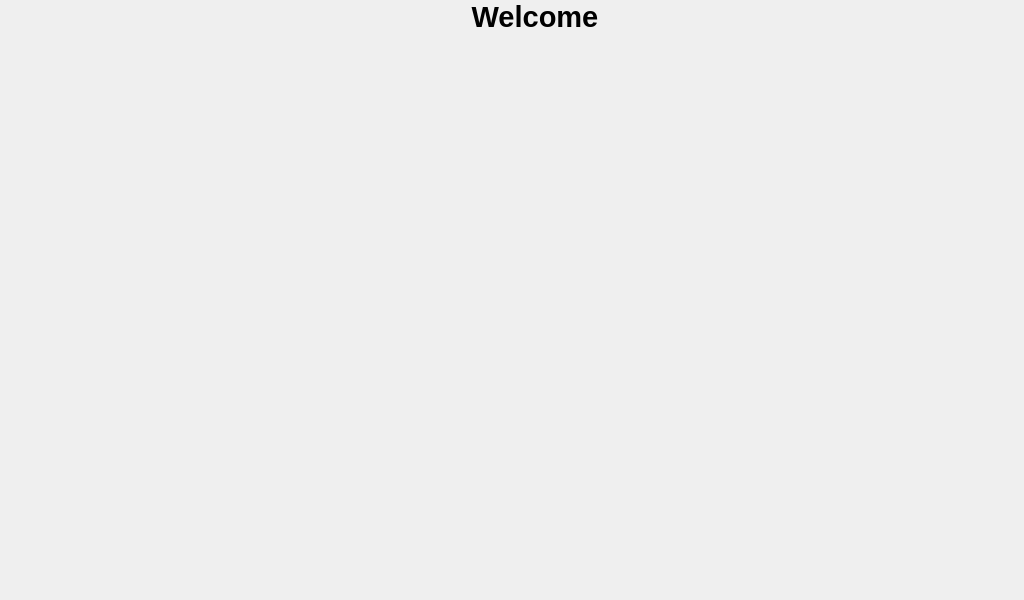
<?xml version="1.0" encoding="UTF-8"?>
<ui version="4.0">
 <class>selfserveInstruct</class>
 <widget class="QWidget" name="selfserveInstruct">
  <property name="geometry">
   <rect>
    <x>0</x>
    <y>0</y>
    <width>1024</width>
    <height>600</height>
   </rect>
  </property>
  <property name="sizePolicy">
   <sizepolicy hsizetype="Expanding" vsizetype="Expanding">
    <horstretch>0</horstretch>
    <verstretch>0</verstretch>
   </sizepolicy>
  </property>
  <property name="windowTitle">
   <string>Form</string>
  </property>
  <layout class="QHBoxLayout" name="horizontalLayout" stretch="1">
   <property name="leftMargin">
    <number>0</number>
   </property>
   <property name="topMargin">
    <number>0</number>
   </property>
   <property name="rightMargin">
    <number>0</number>
   </property>
   <property name="bottomMargin">
    <number>0</number>
   </property>
   <item>
    <layout class="QVBoxLayout" name="verticalLayout" stretch="0,1">
     <item>
      <layout class="QHBoxLayout" name="horizontalLayout_2" stretch="0,0,1">
       <item>
        <layout class="QVBoxLayout" name="verticalLayout_5" stretch="1,0">
         <item>
          <widget class="QLabel" name="lblStoreLogo">
           <property name="text">
            <string/>
           </property>
          </widget>
         </item>
         <item>
          <spacer name="verticalSpacer_3">
           <property name="orientation">
            <enum>Qt::Vertical</enum>
           </property>
           <property name="sizeHint" stdset="0">
            <size>
             <width>20</width>
             <height>0</height>
            </size>
           </property>
          </spacer>
         </item>
        </layout>
       </item>
       <item>
        <spacer name="horizontalSpacer">
         <property name="orientation">
          <enum>Qt::Horizontal</enum>
         </property>
         <property name="sizeType">
          <enum>QSizePolicy::Fixed</enum>
         </property>
         <property name="sizeHint" stdset="0">
          <size>
           <width>20</width>
           <height>20</height>
          </size>
         </property>
        </spacer>
       </item>
       <item>
        <layout class="QVBoxLayout" name="verticalLayout_2" stretch="0,0,0">
         <item>
          <spacer name="verticalSpacer_2">
           <property name="orientation">
            <enum>Qt::Vertical</enum>
           </property>
           <property name="sizeHint" stdset="0">
            <size>
             <width>20</width>
             <height>0</height>
            </size>
           </property>
          </spacer>
         </item>
         <item>
          <widget class="QLabel" name="lblWelcomeMessage">
           <property name="font">
            <font>
             <pointsize>22</pointsize>
             <weight>75</weight>
             <bold>true</bold>
            </font>
           </property>
           <property name="text">
            <string>Welcome</string>
           </property>
           <property name="alignment">
            <set>Qt::AlignCenter</set>
           </property>
          </widget>
         </item>
         <item>
          <spacer name="verticalSpacer">
           <property name="orientation">
            <enum>Qt::Vertical</enum>
           </property>
           <property name="sizeHint" stdset="0">
            <size>
             <width>20</width>
             <height>0</height>
            </size>
           </property>
          </spacer>
         </item>
        </layout>
       </item>
      </layout>
     </item>
     <item>
      <layout class="QHBoxLayout" name="itemInfoLayout">
       <property name="leftMargin">
        <number>9</number>
       </property>
       <property name="rightMargin">
        <number>9</number>
       </property>
       <item>
        <widget class="QWidget" name="instructionArea" native="true">
         <property name="sizePolicy">
          <sizepolicy hsizetype="Expanding" vsizetype="Expanding">
           <horstretch>0</horstretch>
           <verstretch>0</verstretch>
          </sizepolicy>
         </property>
        </widget>
       </item>
      </layout>
     </item>
    </layout>
   </item>
  </layout>
 </widget>
 <resources/>
 <connections/>
</ui>
